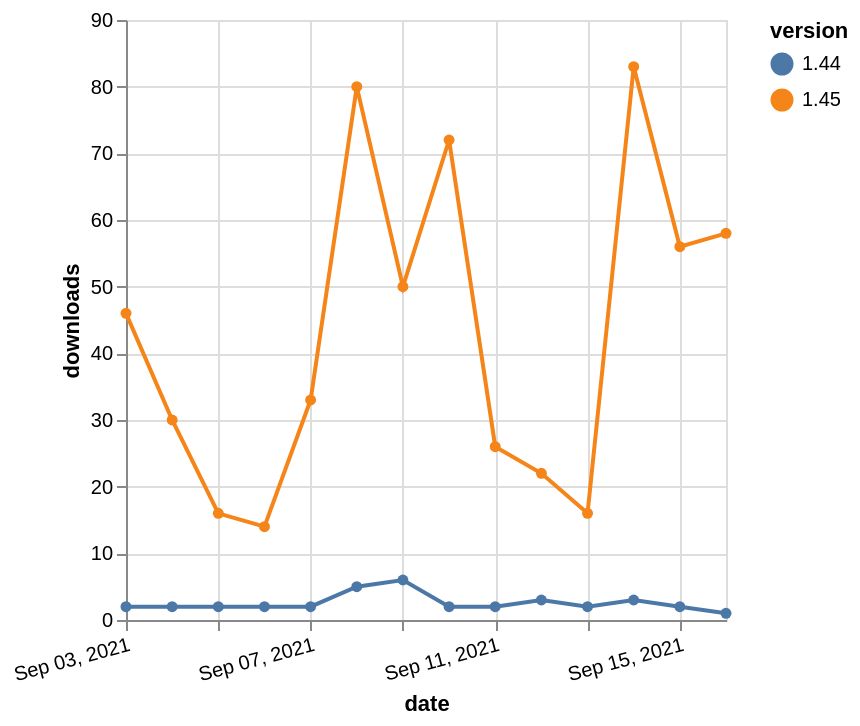

The specification (Vega-Lite) saved for this image:
### Vega-Lite specification from a JSON file in a GitHub repository (floating-point values rounded to 4 significant figures)
{"$schema": "https://vega.github.io/schema/vega-lite/v5.json", "description": "A simple bar chart with embedded data.", "data": {"values": [{"date": "2021-09-03", "total": 58478, "delta": 46, "version": "1.45"}, {"date": "2021-09-04", "total": 58508, "delta": 30, "version": "1.45"}, {"date": "2021-09-05", "total": 58524, "delta": 16, "version": "1.45"}, {"date": "2021-09-06", "total": 58538, "delta": 14, "version": "1.45"}, {"date": "2021-09-07", "total": 58571, "delta": 33, "version": "1.45"}, {"date": "2021-09-08", "total": 58651, "delta": 80, "version": "1.45"}, {"date": "2021-09-09", "total": 58701, "delta": 50, "version": "1.45"}, {"date": "2021-09-10", "total": 58773, "delta": 72, "version": "1.45"}, {"date": "2021-09-11", "total": 58799, "delta": 26, "version": "1.45"}, {"date": "2021-09-12", "total": 58821, "delta": 22, "version": "1.45"}, {"date": "2021-09-13", "total": 58837, "delta": 16, "version": "1.45"}, {"date": "2021-09-14", "total": 58920, "delta": 83, "version": "1.45"}, {"date": "2021-09-15", "total": 58976, "delta": 56, "version": "1.45"}, {"date": "2021-09-16", "total": 59034, "delta": 58, "version": "1.45"}, {"date": "2021-09-03", "total": 12356, "delta": 2, "version": "1.44"}, {"date": "2021-09-04", "total": 12358, "delta": 2, "version": "1.44"}, {"date": "2021-09-05", "total": 12360, "delta": 2, "version": "1.44"}, {"date": "2021-09-06", "total": 12362, "delta": 2, "version": "1.44"}, {"date": "2021-09-07", "total": 12364, "delta": 2, "version": "1.44"}, {"date": "2021-09-08", "total": 12369, "delta": 5, "version": "1.44"}, {"date": "2021-09-09", "total": 12375, "delta": 6, "version": "1.44"}, {"date": "2021-09-10", "total": 12377, "delta": 2, "version": "1.44"}, {"date": "2021-09-11", "total": 12379, "delta": 2, "version": "1.44"}, {"date": "2021-09-12", "total": 12382, "delta": 3, "version": "1.44"}, {"date": "2021-09-13", "total": 12384, "delta": 2, "version": "1.44"}, {"date": "2021-09-14", "total": 12387, "delta": 3, "version": "1.44"}, {"date": "2021-09-15", "total": 12389, "delta": 2, "version": "1.44"}, {"date": "2021-09-16", "total": 12390, "delta": 1, "version": "1.44"}]}, "width": "container", "mark": {"type": "line", "point": {"filled": true}}, "encoding": {"x": {"field": "date", "type": "temporal", "timeUnit": "yearmonthdate", "title": "date", "axis": {"labelAngle": -15}}, "y": {"field": "delta", "type": "quantitative", "title": "downloads"}, "color": {"field": "version", "type": "nominal"}, "tooltip": {"field": "delta"}}}
